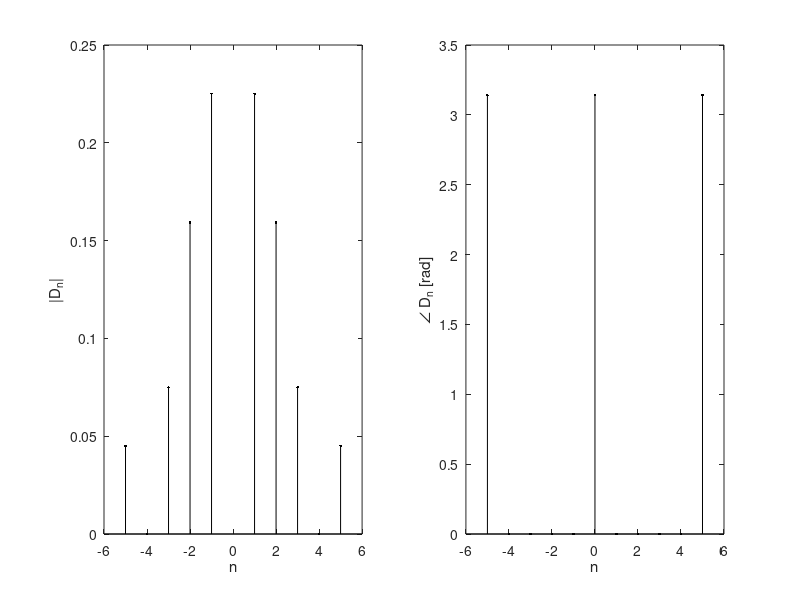

Recreate this plot in MATLAB.
clf;
n = (-5:5);
D_n = (1./(n.*pi).*sin((n.*pi)./4));
subplot(1,2,1); stem(n,abs(D_n),'.k');
xlabel('n'); ylabel('|D_n|');
subplot(1,2,2); stem(n,angle(D_n),'.k');
xlabel('n'); ylabel('\angle D_n [rad]');
